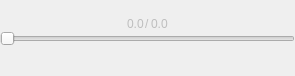
<?xml version="1.0" encoding="UTF-8"?>
<ui version="4.0">
 <class>ModuleA</class>
 <widget class="QFrame" name="ModuleA">
  <property name="geometry">
   <rect>
    <x>0</x>
    <y>0</y>
    <width>295</width>
    <height>76</height>
   </rect>
  </property>
  <property name="windowTitle">
   <string>Frame</string>
  </property>
  <layout class="QVBoxLayout" name="verticalLayout" stretch="1,1,1">
   <property name="spacing">
    <number>0</number>
   </property>
   <property name="leftMargin">
    <number>0</number>
   </property>
   <property name="topMargin">
    <number>0</number>
   </property>
   <property name="rightMargin">
    <number>0</number>
   </property>
   <property name="bottomMargin">
    <number>0</number>
   </property>
   <item>
    <layout class="QHBoxLayout" name="horizontalLayout_2" stretch="49,2,49">
     <property name="spacing">
      <number>5</number>
     </property>
     <property name="leftMargin">
      <number>0</number>
     </property>
     <property name="topMargin">
      <number>0</number>
     </property>
     <property name="rightMargin">
      <number>0</number>
     </property>
     <property name="bottomMargin">
      <number>0</number>
     </property>
     <item>
      <spacer name="horizontalSpacer_4">
       <property name="orientation">
        <enum>Qt::Horizontal</enum>
       </property>
       <property name="sizeHint" stdset="0">
        <size>
         <width>40</width>
         <height>20</height>
        </size>
       </property>
      </spacer>
     </item>
     <item>
      <layout class="QHBoxLayout" name="horizontalLayout_7" stretch="1,1,1">
       <property name="spacing">
        <number>1</number>
       </property>
       <property name="leftMargin">
        <number>0</number>
       </property>
       <item>
        <widget class="QLabel" name="label">
         <property name="enabled">
          <bool>false</bool>
         </property>
         <property name="text">
          <string>0.0</string>
         </property>
         <property name="alignment">
          <set>Qt::AlignBottom|Qt::AlignLeading|Qt::AlignLeft</set>
         </property>
        </widget>
       </item>
       <item>
        <widget class="QLabel" name="label_2">
         <property name="enabled">
          <bool>false</bool>
         </property>
         <property name="text">
          <string>/</string>
         </property>
         <property name="alignment">
          <set>Qt::AlignBottom|Qt::AlignLeading|Qt::AlignLeft</set>
         </property>
        </widget>
       </item>
       <item>
        <widget class="QLabel" name="label_3">
         <property name="enabled">
          <bool>false</bool>
         </property>
         <property name="text">
          <string>0.0</string>
         </property>
         <property name="alignment">
          <set>Qt::AlignBottom|Qt::AlignLeading|Qt::AlignLeft</set>
         </property>
        </widget>
       </item>
      </layout>
     </item>
     <item>
      <spacer name="horizontalSpacer">
       <property name="orientation">
        <enum>Qt::Horizontal</enum>
       </property>
       <property name="sizeHint" stdset="0">
        <size>
         <width>40</width>
         <height>20</height>
        </size>
       </property>
      </spacer>
     </item>
    </layout>
   </item>
   <item>
    <widget class="QSlider" name="horizontalSlider">
     <property name="enabled">
      <bool>false</bool>
     </property>
     <property name="orientation">
      <enum>Qt::Horizontal</enum>
     </property>
     <property name="tickPosition">
      <enum>QSlider::NoTicks</enum>
     </property>
    </widget>
   </item>
   <item>
    <layout class="QHBoxLayout" name="horizontalLayout" stretch="1,1,1,1,1,0,1">
     <property name="spacing">
      <number>5</number>
     </property>
     <item>
      <spacer name="horizontalSpacer_2">
       <property name="orientation">
        <enum>Qt::Horizontal</enum>
       </property>
       <property name="sizeHint" stdset="0">
        <size>
         <width>40</width>
         <height>20</height>
        </size>
       </property>
      </spacer>
     </item>
     <item>
      <widget class="QPushButton" name="pushButton_5">
       <property name="enabled">
        <bool>false</bool>
       </property>
       <property name="sizePolicy">
        <sizepolicy hsizetype="Minimum" vsizetype="Minimum">
         <horstretch>0</horstretch>
         <verstretch>0</verstretch>
        </sizepolicy>
       </property>
       <property name="minimumSize">
        <size>
         <width>30</width>
         <height>30</height>
        </size>
       </property>
       <property name="maximumSize">
        <size>
         <width>30</width>
         <height>30</height>
        </size>
       </property>
       <property name="text">
        <string/>
       </property>
       <property name="flat">
        <bool>true</bool>
       </property>
      </widget>
     </item>
     <item>
      <widget class="QPushButton" name="pushButton_3">
       <property name="enabled">
        <bool>false</bool>
       </property>
       <property name="sizePolicy">
        <sizepolicy hsizetype="Minimum" vsizetype="Minimum">
         <horstretch>0</horstretch>
         <verstretch>0</verstretch>
        </sizepolicy>
       </property>
       <property name="minimumSize">
        <size>
         <width>30</width>
         <height>30</height>
        </size>
       </property>
       <property name="maximumSize">
        <size>
         <width>30</width>
         <height>30</height>
        </size>
       </property>
       <property name="toolTip">
        <string>last</string>
       </property>
       <property name="text">
        <string/>
       </property>
       <property name="flat">
        <bool>true</bool>
       </property>
      </widget>
     </item>
     <item>
      <widget class="QPushButton" name="pushButton_7">
       <property name="enabled">
        <bool>false</bool>
       </property>
       <property name="sizePolicy">
        <sizepolicy hsizetype="Minimum" vsizetype="Minimum">
         <horstretch>0</horstretch>
         <verstretch>0</verstretch>
        </sizepolicy>
       </property>
       <property name="minimumSize">
        <size>
         <width>30</width>
         <height>30</height>
        </size>
       </property>
       <property name="maximumSize">
        <size>
         <width>30</width>
         <height>30</height>
        </size>
       </property>
       <property name="text">
        <string/>
       </property>
       <property name="flat">
        <bool>true</bool>
       </property>
      </widget>
     </item>
     <item>
      <widget class="QPushButton" name="pushButton_6">
       <property name="enabled">
        <bool>false</bool>
       </property>
       <property name="sizePolicy">
        <sizepolicy hsizetype="Minimum" vsizetype="Minimum">
         <horstretch>0</horstretch>
         <verstretch>0</verstretch>
        </sizepolicy>
       </property>
       <property name="minimumSize">
        <size>
         <width>30</width>
         <height>30</height>
        </size>
       </property>
       <property name="maximumSize">
        <size>
         <width>30</width>
         <height>30</height>
        </size>
       </property>
       <property name="toolTip">
        <string>next</string>
       </property>
       <property name="text">
        <string/>
       </property>
       <property name="flat">
        <bool>true</bool>
       </property>
      </widget>
     </item>
     <item>
      <widget class="QPushButton" name="pushButton_2">
       <property name="enabled">
        <bool>false</bool>
       </property>
       <property name="sizePolicy">
        <sizepolicy hsizetype="Minimum" vsizetype="Minimum">
         <horstretch>0</horstretch>
         <verstretch>0</verstretch>
        </sizepolicy>
       </property>
       <property name="minimumSize">
        <size>
         <width>30</width>
         <height>30</height>
        </size>
       </property>
       <property name="maximumSize">
        <size>
         <width>30</width>
         <height>30</height>
        </size>
       </property>
       <property name="text">
        <string/>
       </property>
       <property name="flat">
        <bool>true</bool>
       </property>
      </widget>
     </item>
     <item>
      <spacer name="horizontalSpacer_3">
       <property name="orientation">
        <enum>Qt::Horizontal</enum>
       </property>
       <property name="sizeHint" stdset="0">
        <size>
         <width>40</width>
         <height>20</height>
        </size>
       </property>
      </spacer>
     </item>
    </layout>
   </item>
  </layout>
 </widget>
 <resources/>
 <connections/>
</ui>
